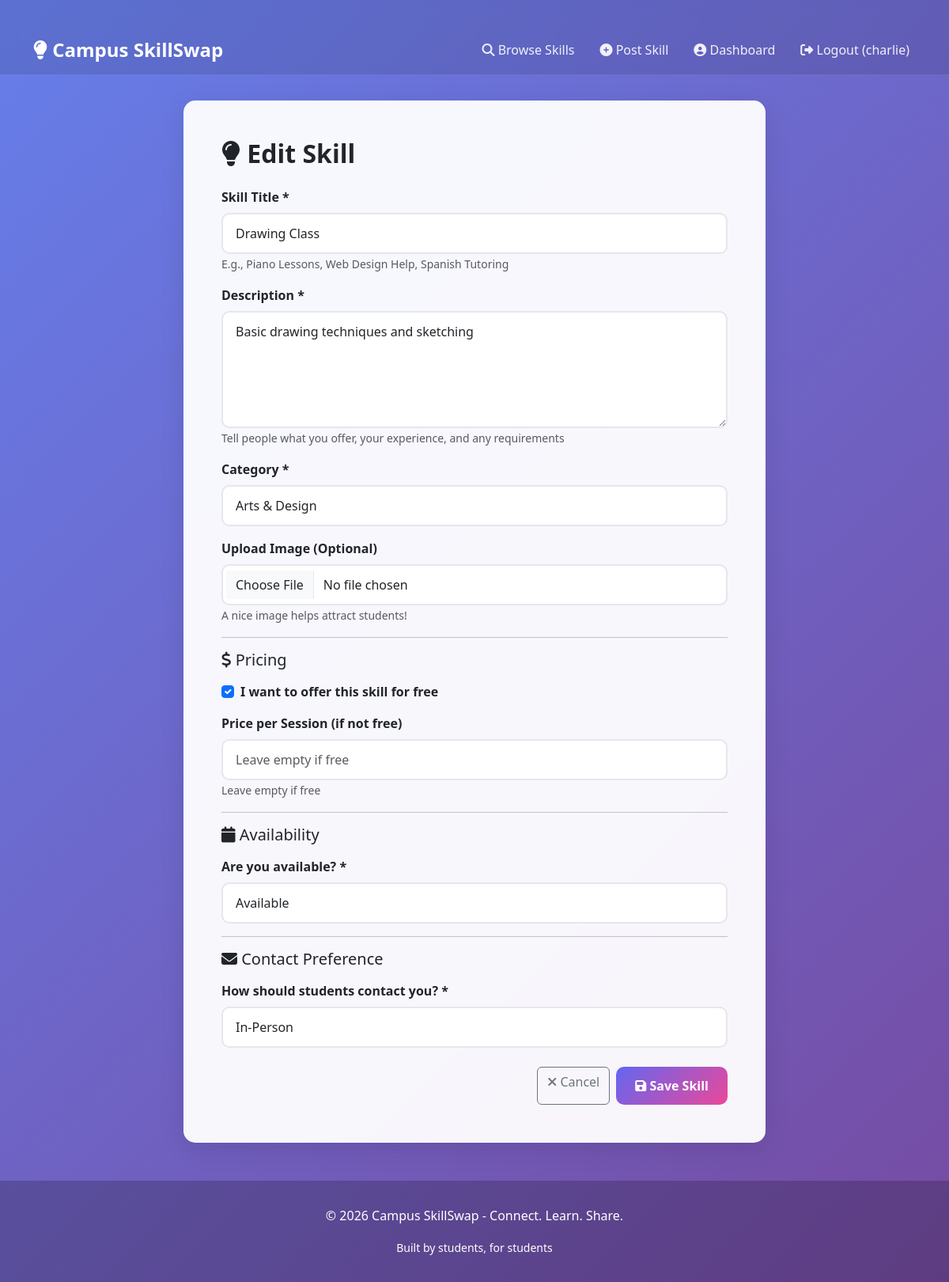
Screenshot of /skill/20/edit/ (signed in) with the database file from the repository.
### skills/models.py (models this page shows, shortened)
class Skill(models.Model):
    CATEGORY_CHOICES = [
        ('academics', 'Academics'),
        ('music', 'Music'),
        ('sports', 'Sports'),
        ('arts', 'Arts & Design'),
        ('tech', 'Technology'),
        ('languages', 'Languages'),
        ('fitness', 'Fitness'),
        ('other', 'Other'),
    ]
    AVAILABILITY_CHOICES = [
        ('available', 'Available'),
        ('unavailable', 'Not Available'),
        ('booked', 'Booked Out'),
    ]
    CONTACT_CHOICES = [
        ('email', 'Email'),
        ('phone', 'Phone'),
        ('inperson', 'In-Person'),
        ('online', 'Online'),
    ]
    owner = models.ForeignKey(User, on_delete=models.CASCADE, related_name='skills')
    title = models.CharField(max_length=100, help_text="What skill are you offering?")
    description = models.TextField(help_text="Describe what you can teach/offer")
    category = models.CharField(
        max_length=50,
        choices=CATEGORY_CHOICES,
        help_text="Category of your skill"
    )
    price = models.DecimalField(
        max_digits=6,
        decimal_places=2,
        blank=True,
        null=True,
        validators=[MinValueValidator(0)],
        help_text="Price per session (leave empty for free)"
    )
    is_free = models.BooleanField(default=False, help_text="Check if this skill is free")
    availability_status = models.CharField(
        max_length=20,
        choices=AVAILABILITY_CHOICES,
        default='available'
    )
    contact_preference = models.CharField(
        max_length=20,
        choices=CONTACT_CHOICES,
        default='email',
        help_text="How should people contact you?"
    )
    created_at = models.DateTimeField(auto_now_add=True)
    updated_at = models.DateTimeField(auto_now=True)
    image = models.ImageField(upload_to='skill_images/', blank=True, null=True)
    class Meta:
        ordering = ['-created_at']  # Show newest skills first

### skills/views.py (the view)
# urls.py: path('skill/<int:pk>/edit/', views.skill_update, name='skill_update'),
@login_required(login_url='login')
def skill_update(request, pk):
    skill = get_object_or_404(Skill, pk=pk)
    if request.user != skill.owner:
        messages.error(request, 'You can only edit your own skills.')
        return redirect('skill_detail', pk=pk)
    if request.method == 'POST':
        form = SkillForm(request.POST, request.FILES, instance=skill)
        if form.is_valid():
            form.save()
            messages.success(request, 'Your skill has been updated!')
            return redirect('skill_detail', pk=skill.pk)
    else:
        form = SkillForm(instance=skill)
    return render(request, 'skills/form.html', {'form': form, 'title': 'Edit Skill'})

### skills/templates/skills/form.html (shortened to what this page needs)
{% extends 'base.html' %}
{% load static %}
{% block content %}
<div class="row justify-content-center">
    <div class="col-lg-8">
        <div class="card">
            <div class="card-body p-5">
                <h2 class="card-title mb-4">
                    <i class="fas fa-lightbulb"></i> {{ title }}
                </h2>
                <form method="POST" enctype="multipart/form-data" novalidate>
                    <div class="mb-3">
                        <label class="form-label fw-bold">Skill Title *</label>
                        {{ form.title }}
                        <small class="text-muted">E.g., Piano Lessons, Web Design Help, Spanish Tutoring</small>
                    </div>
                    <div class="mb-3">
                        <label class="form-label fw-bold">Description *</label>
                        {{ form.description }}
                        <small class="text-muted">Tell people what you offer, your experience, and any requirements</small>
                    </div>
                    <div class="mb-3">
                        <label class="form-label fw-bold">Category *</label>
                        {{ form.category }}
                    </div>
                    <div class="mb-3">
                        <label class="form-label fw-bold">Upload Image (Optional)</label>
                        {{ form.image }}
                        <small class="text-muted">A nice image helps attract students!</small>
                    </div>
                    <hr>
                    <h5 class="mb-3"><i class="fas fa-dollar-sign"></i> Pricing</h5>
                    <div class="mb-3 form-check">
                        {{ form.is_free }}
                        <label class="form-check-label fw-bold" for="id_is_free">
                            I want to offer this skill for free
                        </label>
                    </div>
                    <div class="mb-3">
                        <label class="form-label fw-bold">Price per Session (if not free)</label>
                        {{ form.price }}
                        <small class="text-muted">Leave empty if free</small>
                    </div>
                    <hr>
                    <h5 class="mb-3"><i class="fas fa-calendar"></i> Availability</h5>
                    <div class="mb-3">
                        <label class="form-label fw-bold">Are you available? *</label>
                        {{ form.availability_status }}
                    </div>
                    <hr>
                    <h5 class="mb-3"><i class="fas fa-envelope"></i> Contact Preference</h5>
                    <div class="mb-3">
                        <label class="form-label fw-bold">How should students contact you? *</label>
                        {{ form.contact_preference }}
                    </div>
                    <div class="d-grid gap-2 d-sm-flex justify-content-sm-end mt-4">
                        <a href="{% url 'skill_list' %}" class="btn btn-outline-secondary">
                            <i class="fas fa-times"></i> Cancel
                        </a>
                        <button type="submit" class="btn btn-primary">
                            <i class="fas fa-save"></i> Save Skill
                        </button>
                    </div>
                </form>
            </div>
        </div>
    </div>
</div>
{% endblock %}

### skills/templates/base.html (shortened to what this page needs)
<!DOCTYPE html>
<html lang="en">
<head>
    <link href="https://cdn.jsdelivr.net/npm/bootstrap@5.3.0/dist/css/bootstrap.min.css" rel="stylesheet">
    <link rel="stylesheet" href="https://cdnjs.cloudflare.com/ajax/libs/font-awesome/6.4.0/css/all.min.css">
</head>
<body>
    <nav class="navbar navbar-expand-lg navbar-dark">
        <div class="container">
            <a class="navbar-brand" href="{% url 'skill_list' %}">
                <i class="fas fa-lightbulb"></i> Campus SkillSwap
            </a>
            <div class="collapse navbar-collapse" id="navbarNav">
                <ul class="navbar-nav ms-auto">
                    <li class="nav-item">
                        <a class="nav-link" href="{% url 'skill_list' %}">
                            <i class="fas fa-search"></i> Browse Skills
                        </a>
                    </li>
                    {% if user.is_authenticated %}
                        <li class="nav-item">
                            <a class="nav-link" href="{% url 'skill_create' %}">
                                <i class="fas fa-plus-circle"></i> Post Skill
                            </a>
                        </li>
                        <li class="nav-item">
                            <a class="nav-link" href="{% url 'dashboard' %}">
                                <i class="fas fa-user-circle"></i> Dashboard
                            </a>
                        </li>
                        <li class="nav-item">
                            <a class="nav-link" href="{% url 'logout' %}">
                                <i class="fas fa-sign-out-alt"></i> Logout ({{ user.username }})
                            </a>
                        </li>
                    {% endif %}
                </ul>
            </div>
        </div>
    </nav>
    <main class="container my-4">
        {% block content %}{% endblock %}
    </main>
    <footer>
        <p>&copy; 2026 Campus SkillSwap - Connect. Learn. Share.</p>
        <small>Built by students, for students</small>
    </footer>
</body>
</html>

### skills/templates/base.html (style rules this page uses)
:root { --primary-color: #6366f1; --secondary-color: #ec4899; --success-color: #10b981; --danger-color: #ef4444; }
body { background: linear-gradient(135deg, #667eea 0%, #764ba2 100%); min-height: 100vh; font-family: 'Segoe UI', Tahoma, Geneva, Verdana, sans-serif; }
.navbar { background: rgba(0, 0, 0, 0.1); backdrop-filter: blur(10px); border-bottom: 1px solid rgba(255, 255, 255, 0.1); }
.navbar-brand { font-weight: bold; font-size: 1.5rem; color: white !important; }
.nav-link { color: rgba(255, 255, 255, 0.9) !important; margin-left: 1rem; transition: color 0.3s; }
.container { margin-top: 2rem; }
.card { border: none; border-radius: 15px; box-shadow: 0 8px 32px rgba(0, 0, 0, 0.1); background: rgba(255, 255, 255, 0.95); backdrop-filter: blur(10px); transition: transform 0.3s, box-shadow 0.3s; }
.btn-primary { background: linear-gradient(135deg, var(--primary-color), var(--secondary-color)); border: none; border-radius: 10px; padding: 0.75rem 1.5rem; font-weight: 600; transition: transform 0.2s; }
footer { background: rgba(0, 0, 0, 0.2); color: white; margin-top: 3rem; padding: 2rem 0; text-align: center; }
h1, h2, h3 { color: #1f2937; font-weight: 700; }
.form-control, .form-select { border-radius: 10px; border: 2px solid #e5e7eb; padding: 0.75rem 1rem; }

### rows the page displays
Skill: title "Drawing Class", description "Basic drawing techniques and sketching", category "Arts & Design", is_free "☑", availability_status "Available", contact_preference "In-Person"

### other values shown
{{ user.username }} "charlie"
{{ title }} "Edit Skill"
